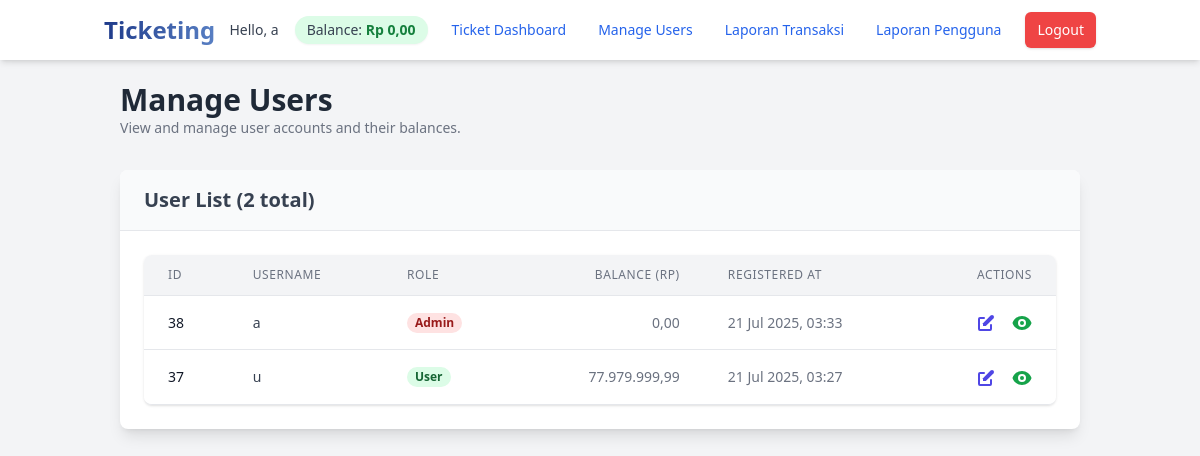
The page /admin_manage_users.php (signed in) on the database its author committed.
### tables this page shows
CREATE TABLE `users` (
  `id` int(11) NOT NULL,
  `username` varchar(50) NOT NULL,
  `password` varchar(255) NOT NULL,
  `role` enum('admin','user') NOT NULL,
  `created_at` timestamp NOT NULL DEFAULT current_timestamp(),
  `balance` decimal(10,2) NOT NULL DEFAULT 0.00 COMMENT 'User current balance'
);

### admin_manage_users.php (the view, shortened to what this page needs)
<?php
include 'header.php';
$limit = 20;
$page = isset($_GET['page']) ? (int)$_GET['page'] : 1;
$offset = ($page - 1) * $limit;
$stmtUsers = $pdo->prepare("SELECT id, username, role, balance, created_at FROM users ORDER BY created_at DESC LIMIT :limit OFFSET :offset");
$stmtUsers->bindParam(':limit', $limit, PDO::PARAM_INT);
$stmtUsers->bindParam(':offset', $offset, PDO::PARAM_INT);
$stmtUsers->execute();
$users_list = $stmtUsers->fetchAll();
$totalUsersStmt = $pdo->query("SELECT COUNT(*) FROM users");
$totalUsers = (int)$totalUsersStmt->fetchColumn();
?>
<div class="container mx-auto mt-8 px-4 sm:px-6 lg:px-8">
    <header class="mb-8">
        <h1 class="text-3xl font-bold text-gray-800">Manage Users</h1>
        <p class="text-sm text-gray-500">View and manage user accounts and their balances.</p>
    </header>
    <section class="bg-white shadow-lg rounded-lg overflow-hidden">
        <header class="bg-gray-50 border-b border-gray-200 px-6 py-4">
            <h2 class="text-xl font-semibold text-gray-700">User List (<?= $totalUsers ?> total)</h2>
            </header>
        <div class="p-6">
            <?php if (empty($users_list)): ?>
                <div class="text-center py-10">
                    <p class="text-gray-500">No users found.</p>
                </div>
            <?php else: ?>
                <div class="overflow-x-auto shadow border-b border-gray-200 sm:rounded-lg">
                    <table class="min-w-full divide-y divide-gray-200">
                        <thead class="bg-gray-100">
                            <tr>
                                <th scope="col" class="px-6 py-3 text-left text-xs font-medium text-gray-500 uppercase tracking-wider">ID</th>
                                <th scope="col" class="px-6 py-3 text-left text-xs font-medium text-gray-500 uppercase tracking-wider">Username</th>
                                <th scope="col" class="px-6 py-3 text-left text-xs font-medium text-gray-500 uppercase tracking-wider">Role</th>
                                <th scope="col" class="px-6 py-3 text-right text-xs font-medium text-gray-500 uppercase tracking-wider">Balance (Rp)</th>
                                <th scope="col" class="px-6 py-3 text-left text-xs font-medium text-gray-500 uppercase tracking-wider">Registered At</th>
                                <th scope="col" class="px-6 py-3 text-right text-xs font-medium text-gray-500 uppercase tracking-wider">Actions</th>
                            </tr>
                        </thead>
                        <tbody class="bg-white divide-y divide-gray-200">
                            <?php foreach ($users_list as $user_item): ?>
                                <tr>
                                    <td class="px-6 py-4 whitespace-nowrap text-sm font-medium text-gray-900"><?= $user_item['id'] ?></td>
                                    <td class="px-6 py-4 whitespace-nowrap text-sm text-gray-700"><?= htmlspecialchars($user_item['username']) ?></td>
                                    <td class="px-6 py-4 whitespace-nowrap text-sm text-gray-500">
                                        <span class="px-2 inline-flex text-xs leading-5 font-semibold rounded-full
                                            <?= $user_item['role'] === 'admin' ? 'bg-red-100 text-red-800' : 'bg-green-100 text-green-800' ?>">
                                            <?= htmlspecialchars(ucfirst($user_item['role'])) ?>
                                        </span>
                                    </td>
                                    <td class="px-6 py-4 whitespace-nowrap text-sm text-gray-500 text-right"><?= number_format($user_item['balance'], 2, ',', '.') ?></td>
                                    <td class="px-6 py-4 whitespace-nowrap text-sm text-gray-500"><?= htmlspecialchars(date("d M Y, H:i", strtotime($user_item['created_at']))) ?></td>
                                    <td class="px-6 py-4 whitespace-nowrap text-right text-sm font-medium">
                                        <a href="admin_edit_user.php?user_id=<?= $user_item['id'] ?>" class="text-indigo-600 hover:text-indigo-900 mr-3" title="Edit User (Not Implemented)">
                                        </a>
                                        <a href="admin_user_transactions.php?user_id=<?= $user_item['id'] ?>" class="text-green-600 hover:text-green-900" title="View Transactions (Not Implemented)">
                                        </a>
                                        </td>
                                </tr>
                            <?php endforeach; ?>
                        </tbody>
                    </table>
                </div>
            <?php endif; ?>
        </div>
    </section>
</div>

### rows shown on the page
users: id "38", username "a", role "Admin", balance "0,00", created_at "21 Jul 2025, 03:33"
users: id "37", username "u", role "User", balance "77.979.999,99", created_at "21 Jul 2025, 03:27"

### other values the page prints
$_SESSION['user']['username'] "a"
$_SESSION['user']['balance'] "0,00"
$totalUsers "2"
